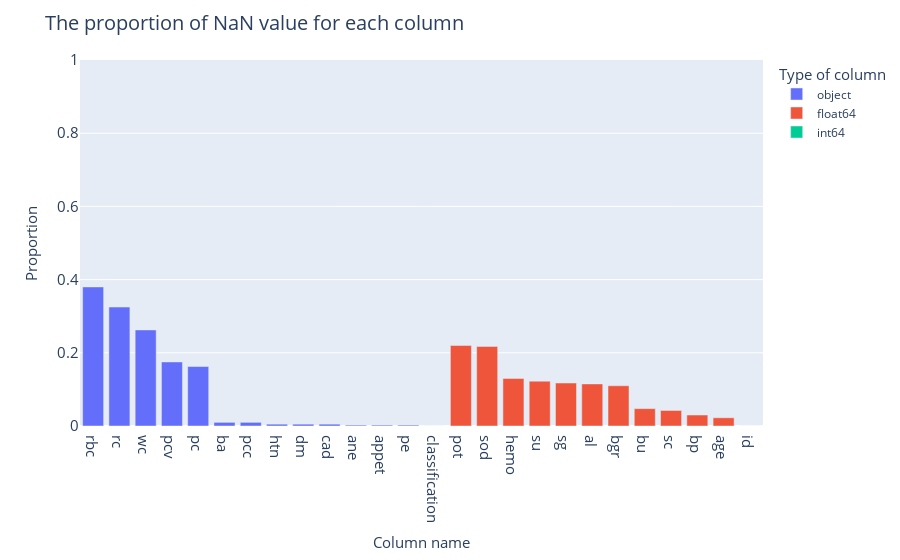

Here is the notebook cell this chart was saved with:
### Code cell
# Calculate the proportion of missing values for each feature and sort them in descending order
null_values_df = pd.DataFrame({
    'missing_ratio': df.isnull().sum() / df.shape[0],
    'type': df.dtypes
})
null_values_df = null_values_df.sort_values(by='missing_ratio', ascending=False)

# Display the bar chart
null_values = px.bar(null_values_df,
                     x = null_values_df.index,
                     y = 'missing_ratio',
                     color = 'type')
null_values.update_layout(
    title = dict(text=f"The proportion of NaN value for each column", font=dict(size=20)),
    xaxis = dict(title=dict(text='Column name', font=dict(size=15)), tickfont=dict(size=15)),
    yaxis = dict(title=dict(text='Proportion', font=dict(size=15)), tickfont=dict(size=15), range=[0,1]),
    legend_title = dict(text='Type of column', font=dict(size=15))
)
null_values.show()

### Figure 1 — Plotly figure (JSON) as saved in the notebook; plotly's stock layout.template omitted (floating-point values rounded to 4 significant figures)
{"data": [{"hovertemplate": "type=object<br>index=%{x}<br>missing_ratio=%{y}<extra></extra>", "legendgroup": "object", "marker": {"color": "#636efa", "pattern": {"shape": ""}}, "name": "object", "orientation": "v", "showlegend": true, "textposition": "auto", "type": "bar", "x": ["rbc", "rc", "wc", "pcv", "pc", "ba", "pcc", "htn", "dm", "cad", "ane", "appet", "pe", "classification"], "xaxis": "x", "y": [0.38, 0.325, 0.2625, 0.175, 0.1625, 0.01, 0.01, 0.005, 0.005, 0.005, 0.0025, 0.0025, 0.0025, 0.0], "yaxis": "y"}, {"hovertemplate": "type=float64<br>index=%{x}<br>missing_ratio=%{y}<extra></extra>", "legendgroup": "float64", "marker": {"color": "#EF553B", "pattern": {"shape": ""}}, "name": "float64", "orientation": "v", "showlegend": true, "textposition": "auto", "type": "bar", "x": ["pot", "sod", "hemo", "su", "sg", "al", "bgr", "bu", "sc", "bp", "age"], "xaxis": "x", "y": [0.22, 0.2175, 0.13, 0.1225, 0.1175, 0.115, 0.11, 0.0475, 0.0425, 0.03, 0.0225], "yaxis": "y"}, {"hovertemplate": "type=int64<br>index=%{x}<br>missing_ratio=%{y}<extra></extra>", "legendgroup": "int64", "marker": {"color": "#00cc96", "pattern": {"shape": ""}}, "name": "int64", "orientation": "v", "showlegend": true, "textposition": "auto", "type": "bar", "x": ["id"], "xaxis": "x", "y": [0.0], "yaxis": "y"}], "layout": {"barmode": "relative", "legend": {"title": {"font": {"size": 15}, "text": "Type of column"}, "tracegroupgap": 0}, "margin": {"t": 60}, "title": {"font": {"size": 20}, "text": "The proportion of NaN value for each column"}, "xaxis": {"anchor": "y", "domain": [0, 1], "tickfont": {"size": 15}, "title": {"font": {"size": 15}, "text": "Column name"}}, "yaxis": {"anchor": "x", "domain": [0, 1], "range": [0, 1], "tickfont": {"size": 15}, "title": {"font": {"size": 15}, "text": "Proportion"}}}}
